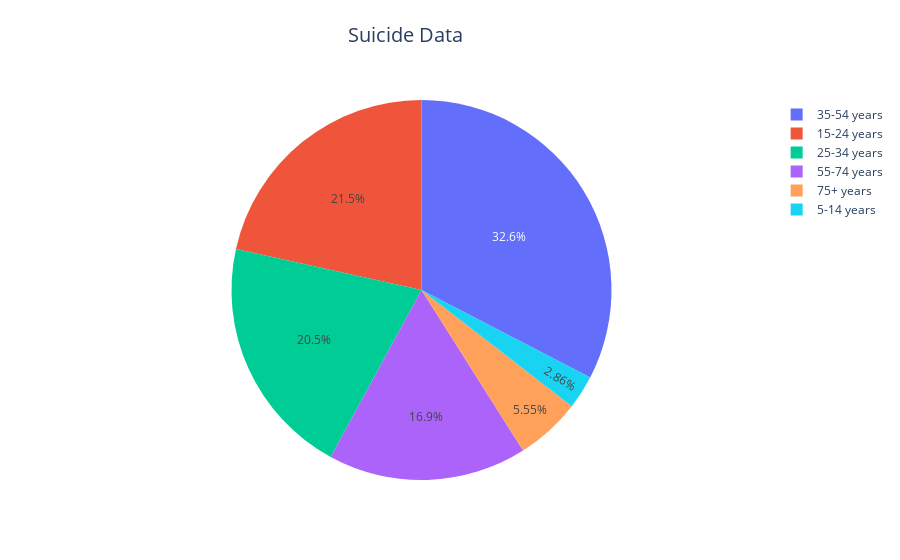

Notebook code for this chart:
### Code cell
data = go.Pie(
    values = suicide_turkey['suicides_no'],
    labels = suicide_turkey['age'],
    textinfo='percent',
    hoverinfo = 'label+value'
)

layout = go.Layout(title = dict(text = 'Suicide Data',
                                 x = 0.45, y = 0.95, font_size = 20))


fig = go.Figure(data=data, layout=layout)
fig.show()

### Figure 1 — Plotly figure (JSON) as saved in the notebook; plotly's stock layout.template omitted (floating-point values rounded to 4 significant figures)
{"data": [{"hoverinfo": "label+value", "labels": ["75+ years", "55-74 years", "35-54 years", "25-34 years", "15-24 years", "75+ years", "15-24 years", "55-74 years", "25-34 years", "35-54 years", "5-14 years", "5-14 years", "75+ years", "35-54 years", "55-74 years", "25-34 years", "15-24 years", "75+ years", "15-24 years", "55-74 years", "35-54 years", "25-34 years", "5-14 years", "5-14 years", "75+ years", "55-74 years", "35-54 years", "25-34 years", "15-24 years", "15-24 years", "75+ years", "25-34 years", "35-54 years", "55-74 years", "5-14 years", "5-14 years", "75+ years", "35-54 years", "55-74 years", "25-34 years", "15-24 years", "75+ years", "15-24 years", "25-34 years", "35-54 years", "55-74 years", "5-14 years", "5-14 years", "75+ years", "55-74 years", "35-54 years", "25-34 years", "15-24 years", "15-24 years", "75+ years", "55-74 years", "25-34 years", "35-54 years", "5-14 years", "5-14 years", "75+ years", "55-74 years", "15-24 years", "35-54 years", "25-34 years", "15-24 years", "75+ years", "55-74 years", "35-54 years", "25-34 years", "5-14 years", "5-14 years", "75+ years", "55-74 years", "25-34 years", "35-54 years", "15-24 years", "15-24 years", "75+ years", "25-34 years", "35-54 years", "55-74 years", "5-14 years", "5-14 years"], "textinfo": "percent", "type": "pie", "values": [33, 130, 287, 189, 139, 17, 74, 38, 44, 58, 23, 18, 63, 397, 175, 248, 238, 28, 95, 57, 110, 61, 27, 25, 45, 162, 266, 180, 177, 83, 15, 60, 82, 35, 23, 20, 58, 399, 180, 227, 184, 23, 94, 78, 113, 55, 24, 15, 76, 239, 477, 285, 253, 133, 29, 73, 87, 118, 23, 17, 66, 225, 260, 394, 243, 114, 23, 79, 109, 65, 21, 18, 61, 223, 241, 385, 207, 131, 25, 72, 109, 42, 18, 18]}], "layout": {"title": {"font": {"size": 20}, "text": "Suicide Data", "x": 0.45, "y": 0.95}}}
